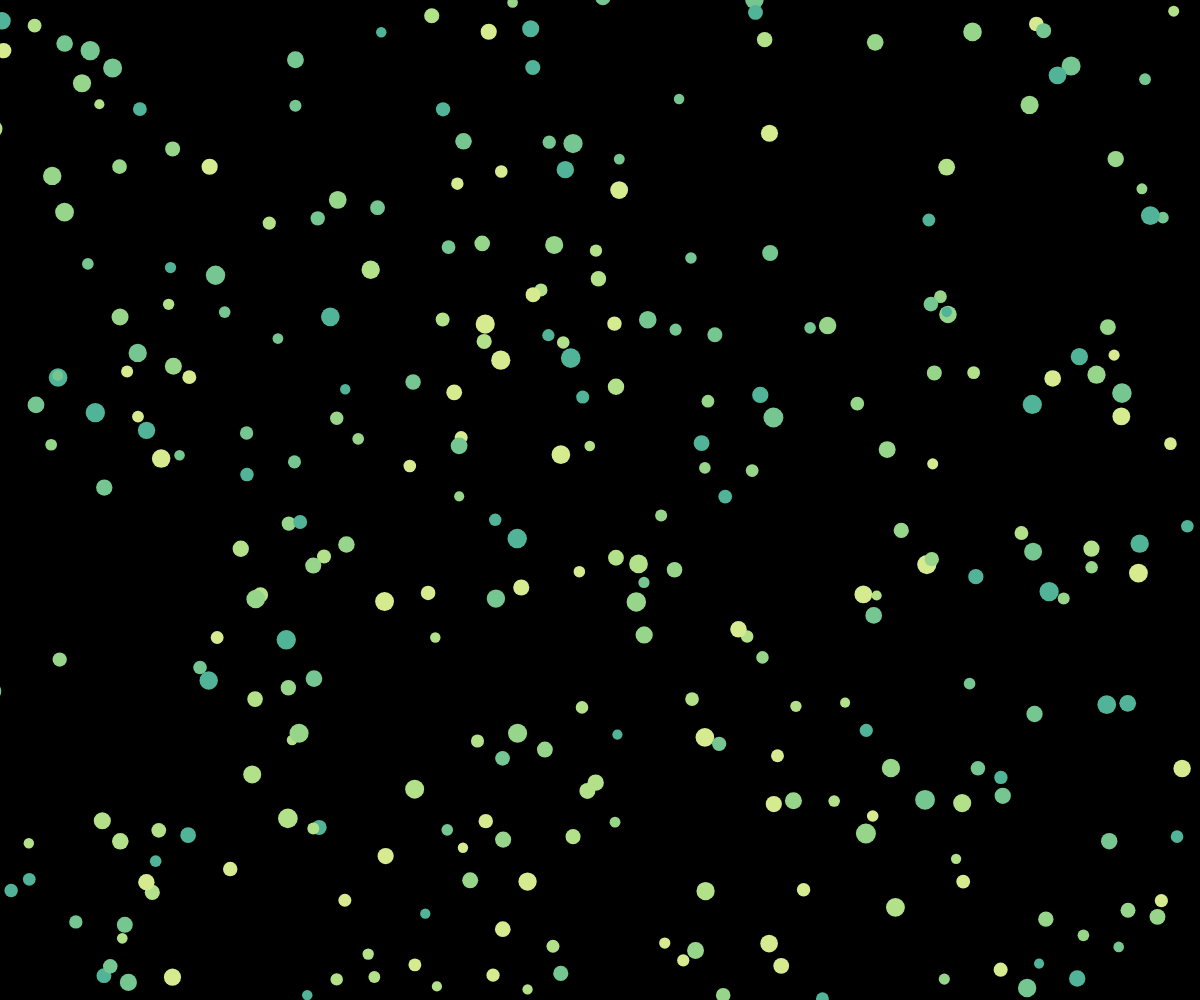
Frame 1 (no input)
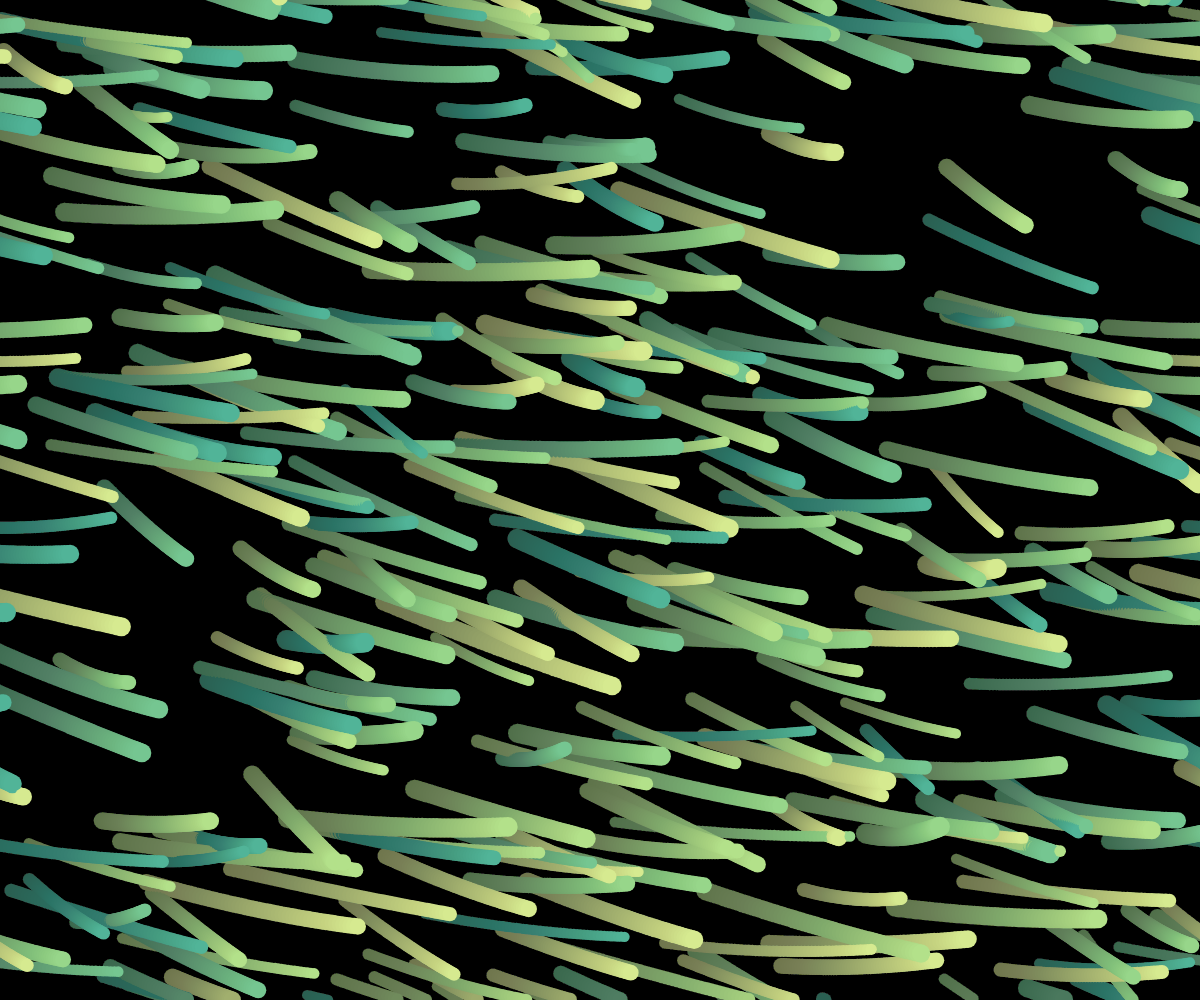
Frame 60 (no input)
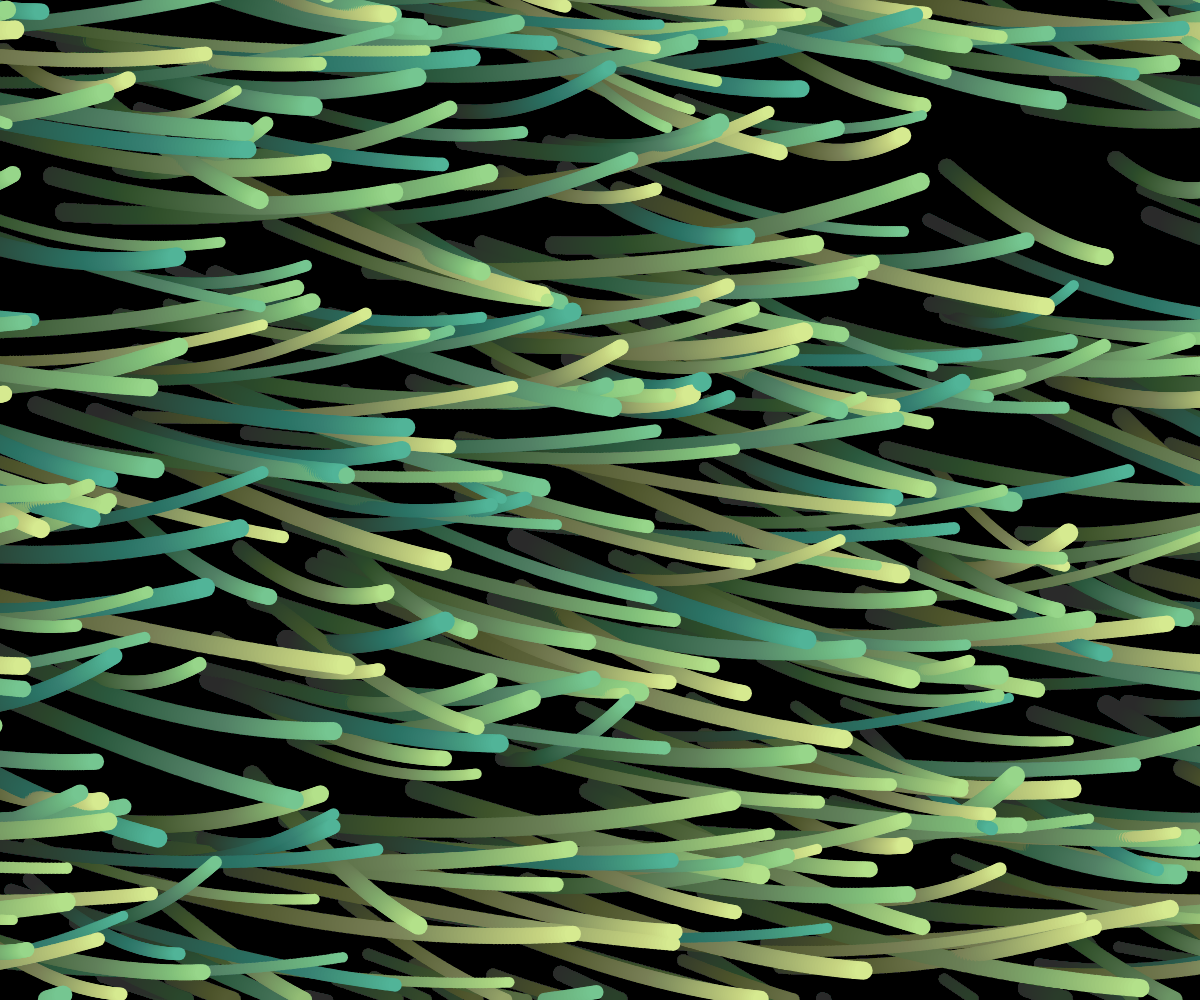
Frame 120 (the mouse pressed at the canvas centre since frame 60)

The p5.js sketch that drew these frames (run headless with seeded random() and noise() and a simulated clock; from frame 60 on, the mouse is pressed at the canvas centre):

// p5.js sketch
// ── sketch.js
let bg;
const COL = createCols("https://coolors.co/d9ed92-b5e48c-99d98c-76c893-52b69a");
let velocity=0;

function setup() {
	createCanvas(windowWidth, windowHeight);
	background(0);
	bg = createGraphics(width, height);
	bg.background(0,1);
  bg.noStroke();

}

function draw() {
	randomSeed(0);
	noStroke();
	for(let i = 0; i < 300; i++){
		fill(COL[int(random(COL.length))]);
  	let s = random(10,20);
		let x = (random(width)+frameCount*random(1,4))%(width+2*s)-s;
		let y = (random(height)+sin(frameCount/120+i/200.0)*random(100,200))%(height+s)-s;
		if(y < -s)
			y = height+s+y;
		ellipse(x,y, s, s);

	}
  fill(0,0,0,3);
  rect(0,0,width,height);

}

function createCols(_url)
{
  let slash_index = _url.lastIndexOf('/');
  let pallate_str = _url.slice(slash_index + 1);
  let arr = pallate_str.split('-');
  for (let i = 0; i < arr.length; i++) {
    arr[i] = '#' + arr[i];
  }
  return arr;
}

/*
let bg;
const COL = createCols("https://coolors.co/d9ed92-b5e48c-99d98c-76c893-52b69a-34a0a4-168aad-1a759f-1e6091-184e77");

function setup() {
	createCanvas(windowWidth, windowHeight);
	background(255);
	bg = createGraphics(width, height);
	bg.background(255,20);
  bg.noStroke();
  for (let i = 0; i < 300000; i++) {
    let x = random(width);
    let y = random(height);
    let s = noise(x*0.01, y*0.01)*2;
    //bg.fill(255, 50);
    //bg.rect(x, y, s, s);
  } 
}

function draw() {
	randomSeed(0);
	noStroke();
	for(let i = 0; i < 30; i++){
		fill(COL[int(random(COL.length))]);
  	let s = random(30,90);
		let x = (random(width)+frameCount*random(1,10))%(width+s)-s;
		let y = (random(height)+sin(frameCount/80)*random(300,600))%(height+s)-s;
		ellipse(x,y, s, s);

	}
	image(bg,0,0);
}

function createCols(_url)
{
  let slash_index = _url.lastIndexOf('/');
  let pallate_str = _url.slice(slash_index + 1);
  let arr = pallate_str.split('-');
  for (let i = 0; i < arr.length; i++) {
    arr[i] = '#' + arr[i];
  }
  return arr;
}

*/
// ── style.css
html, body {
  font: 13px/140% Arial, sans-serif; background: black; color: white; overflow: hidden; position: fixed;
  margin: 0;
  padding: 0;
}

canvas {
  display: block;
}
